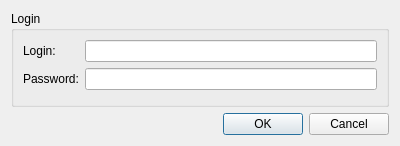
<?xml version="1.0" encoding="UTF-8"?>
<ui version="4.0">
 <class>Dialog</class>
 <widget class="QDialog" name="Dialog">
  <property name="geometry">
   <rect>
    <x>0</x>
    <y>0</y>
    <width>400</width>
    <height>146</height>
   </rect>
  </property>
  <property name="windowTitle">
   <string>Dialog</string>
  </property>
  <layout class="QVBoxLayout" name="verticalLayout">
   <item>
    <widget class="QGroupBox" name="groupBox">
     <property name="title">
      <string>Login</string>
     </property>
     <layout class="QFormLayout" name="formLayout">
      <item row="0" column="0">
       <widget class="QLabel" name="loginLabel">
        <property name="text">
         <string>Login:</string>
        </property>
       </widget>
      </item>
      <item row="0" column="1">
       <widget class="QLineEdit" name="loginEdit">
        <property name="echoMode">
         <enum>QLineEdit::Normal</enum>
        </property>
       </widget>
      </item>
      <item row="1" column="0">
       <widget class="QLabel" name="passwordLabel">
        <property name="text">
         <string>Password:</string>
        </property>
       </widget>
      </item>
      <item row="1" column="1">
       <widget class="QLineEdit" name="passwordEdit">
        <property name="echoMode">
         <enum>QLineEdit::Password</enum>
        </property>
       </widget>
      </item>
     </layout>
    </widget>
   </item>
   <item>
    <widget class="QDialogButtonBox" name="buttonBox">
     <property name="orientation">
      <enum>Qt::Horizontal</enum>
     </property>
     <property name="standardButtons">
      <set>QDialogButtonBox::Cancel|QDialogButtonBox::Ok</set>
     </property>
    </widget>
   </item>
  </layout>
 </widget>
 <resources/>
 <connections>
  <connection>
   <sender>buttonBox</sender>
   <signal>accepted()</signal>
   <receiver>Dialog</receiver>
   <slot>accept()</slot>
   <hints>
    <hint type="sourcelabel">
     <x>248</x>
     <y>254</y>
    </hint>
    <hint type="destinationlabel">
     <x>157</x>
     <y>274</y>
    </hint>
   </hints>
  </connection>
  <connection>
   <sender>buttonBox</sender>
   <signal>rejected()</signal>
   <receiver>Dialog</receiver>
   <slot>reject()</slot>
   <hints>
    <hint type="sourcelabel">
     <x>316</x>
     <y>260</y>
    </hint>
    <hint type="destinationlabel">
     <x>286</x>
     <y>274</y>
    </hint>
   </hints>
  </connection>
 </connections>
</ui>
